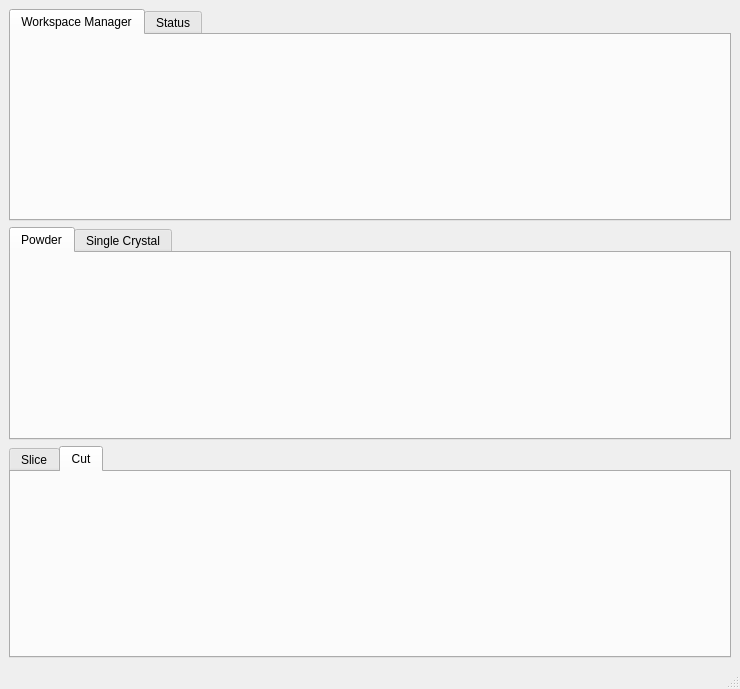
<?xml version="1.0" encoding="UTF-8"?>
<ui version="4.0">
 <class>MainWindow</class>
 <widget class="QMainWindow" name="MainWindow">
  <property name="geometry">
   <rect>
    <x>0</x>
    <y>0</y>
    <width>740</width>
    <height>689</height>
   </rect>
  </property>
  <property name="windowTitle">
   <string>Mantid Mslice</string>
  </property>
  <widget class="QWidget" name="centralwidget">
   <layout class="QGridLayout" name="gridLayout">
    <item row="1" column="0">
     <widget class="QTabWidget" name="tabWidget2">
      <property name="currentIndex">
       <number>0</number>
      </property>
      <widget class="QWidget" name="tab_3">
       <attribute name="title">
        <string>Powder</string>
       </attribute>
       <layout class="QGridLayout" name="gridLayout_4">
        <item row="0" column="1">
         <spacer name="horizontalSpacer">
          <property name="orientation">
           <enum>Qt::Horizontal</enum>
          </property>
          <property name="sizeHint" stdset="0">
           <size>
            <width>666</width>
            <height>20</height>
           </size>
          </property>
         </spacer>
        </item>
        <item row="0" column="0">
         <widget class="PowderWidget" name="wgtPowder" native="true"/>
        </item>
        <item row="1" column="0">
         <spacer name="verticalSpacer">
          <property name="orientation">
           <enum>Qt::Vertical</enum>
          </property>
          <property name="sizeHint" stdset="0">
           <size>
            <width>20</width>
            <height>137</height>
           </size>
          </property>
         </spacer>
        </item>
       </layout>
      </widget>
      <widget class="QWidget" name="tab_4">
       <attribute name="title">
        <string>Single Crystal</string>
       </attribute>
       <layout class="QGridLayout" name="gridLayout_5">
        <item row="0" column="0">
         <widget class="SingleCrystalWidget" name="wgtSingleCrystal" native="true"/>
        </item>
       </layout>
      </widget>
     </widget>
    </item>
    <item row="2" column="0">
     <widget class="QTabWidget" name="tabWidget3">
      <property name="currentIndex">
       <number>1</number>
      </property>
      <widget class="QWidget" name="tab_5">
       <attribute name="title">
        <string>Slice</string>
       </attribute>
       <layout class="QGridLayout" name="gridLayout_6">
        <item row="0" column="0">
         <widget class="SliceWidget" name="wgtSlice" native="true"/>
        </item>
       </layout>
      </widget>
      <widget class="QWidget" name="tab_6">
       <attribute name="title">
        <string>Cut</string>
       </attribute>
       <layout class="QGridLayout" name="gridLayout_7">
        <item row="0" column="0">
         <widget class="CutWidget" name="wgtCut" native="true"/>
        </item>
       </layout>
      </widget>
     </widget>
    </item>
    <item row="0" column="0">
     <widget class="QTabWidget" name="tabWidget1">
      <property name="currentIndex">
       <number>0</number>
      </property>
      <widget class="QWidget" name="tab">
       <attribute name="title">
        <string>Workspace Manager</string>
       </attribute>
       <layout class="QGridLayout" name="gridLayout_2">
        <item row="0" column="0">
         <widget class="WorkspaceManagerWidget" name="wgtWorkspacemanager" native="true"/>
        </item>
       </layout>
      </widget>
      <widget class="QWidget" name="tab_2">
       <attribute name="title">
        <string>Status</string>
       </attribute>
       <layout class="QGridLayout" name="gridLayout_3">
        <item row="0" column="0">
         <widget class="StatusWidget" name="status_placeholder" native="true"/>
        </item>
       </layout>
      </widget>
     </widget>
    </item>
   </layout>
  </widget>
  <widget class="QStatusBar" name="statusbar"/>
 </widget>
 <customwidgets>
  <customwidget>
   <class>PowderWidget</class>
   <extends>QWidget</extends>
   <header>widgets/projection/powder/powder.h</header>
   <container>1</container>
  </customwidget>
  <customwidget>
   <class>WorkspaceManagerWidget</class>
   <extends>QWidget</extends>
   <header>widgets/workspacemanager/workspacemanager.h</header>
   <container>1</container>
  </customwidget>
  <customwidget>
   <class>StatusWidget</class>
   <extends>QWidget</extends>
   <header>widgets/status/status.h</header>
   <container>1</container>
  </customwidget>
  <customwidget>
   <class>SingleCrystalWidget</class>
   <extends>QWidget</extends>
   <header>widgets/projection/singlecrystal/singlecrystal.h</header>
   <container>1</container>
  </customwidget>
  <customwidget>
   <class>SliceWidget</class>
   <extends>QWidget</extends>
   <header>widgets/slice/slice.h</header>
   <container>1</container>
  </customwidget>
  <customwidget>
   <class>CutWidget</class>
   <extends>QWidget</extends>
   <header>widgets/cut/cut.h</header>
   <container>1</container>
  </customwidget>
 </customwidgets>
 <resources/>
 <connections/>
</ui>
